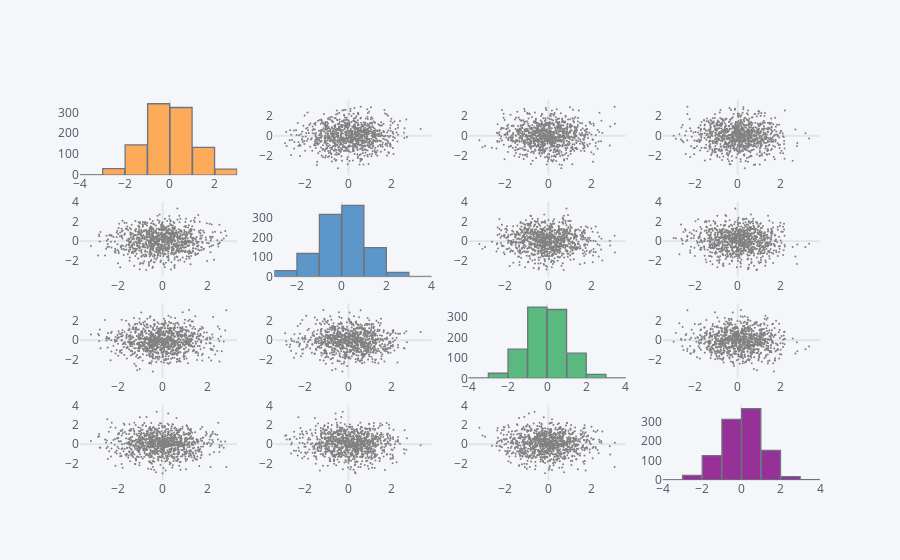

Notebook code cell kept with this figure:
### Markdown cell above
#### Scatter Matrix
- You can create a scatter plot matrix using the function scatter_matrix

### Code cell
df3 = pd.DataFrame(np.random.randn(1000, 4), columns=['a', 'b', 'c', 'd'])

df3.scatter_matrix()

### Figure 1 — Plotly figure (JSON) as saved in the notebook; plotly's stock layout.template omitted (floating-point values rounded to 4 significant figures; data arrays with more than 128 entries replaced by an {"elided": "..."} marker saying what was removed)
{"data": [{"histfunc": "count", "histnorm": "", "marker": {"color": "rgba(255, 153, 51, 1.0)", "line": {"color": "#4D5663", "width": 1.3}}, "name": "a", "nbinsx": 10, "opacity": 0.8, "orientation": "v", "type": "histogram", "x": {"elided": "1000 float values"}, "xaxis": "x", "yaxis": "y"}, {"line": {"color": "rgba(128, 128, 128, 1.0)", "dash": "solid", "shape": "linear", "width": 1.3}, "marker": {"size": 2, "symbol": "circle"}, "mode": "markers", "name": "a", "text": "", "type": "scatter", "x": {"elided": "1000 float values"}, "xaxis": "x2", "y": {"elided": "1000 float values"}, "yaxis": "y2"}, {"line": {"color": "rgba(128, 128, 128, 1.0)", "dash": "solid", "shape": "linear", "width": 1.3}, "marker": {"size": 2, "symbol": "circle"}, "mode": "markers", "name": "a", "text": "", "type": "scatter", "x": {"elided": "1000 float values"}, "xaxis": "x3", "y": {"elided": "1000 float values"}, "yaxis": "y3"}, {"line": {"color": "rgba(128, 128, 128, 1.0)", "dash": "solid", "shape": "linear", "width": 1.3}, "marker": {"size": 2, "symbol": "circle"}, "mode": "markers", "name": "a", "text": "", "type": "scatter", "x": {"elided": "1000 float values"}, "xaxis": "x4", "y": {"elided": "1000 float values"}, "yaxis": "y4"}, {"line": {"color": "rgba(128, 128, 128, 1.0)", "dash": "solid", "shape": "linear", "width": 1.3}, "marker": {"size": 2, "symbol": "circle"}, "mode": "markers", "name": "b", "text": "", "type": "scatter", "x": {"elided": "1000 float values"}, "xaxis": "x5", "y": {"elided": "1000 float values"}, "yaxis": "y5"}, {"histfunc": "count", "histnorm": "", "marker": {"color": "rgba(55, 128, 191, 1.0)", "line": {"color": "#4D5663", "width": 1.3}}, "name": "b", "nbinsx": 10, "opacity": 0.8, "orientation": "v", "type": "histogram", "x": {"elided": "1000 float values"}, "xaxis": "x6", "yaxis": "y6"}, {"line": {"color": "rgba(128, 128, 128, 1.0)", "dash": "solid", "shape": "linear", "width": 1.3}, "marker": {"size": 2, "symbol": "circle"}, "mode": "markers", "name": "b", "text": "", "type": "scatter", "x": {"elided": "1000 float values"}, "xaxis": "x7", "y": {"elided": "1000 float values"}, "yaxis": "y7"}, {"line": {"color": "rgba(128, 128, 128, 1.0)", "dash": "solid", "shape": "linear", "width": 1.3}, "marker": {"size": 2, "symbol": "circle"}, "mode": "markers", "name": "b", "text": "", "type": "scatter", "x": {"elided": "1000 float values"}, "xaxis": "x8", "y": {"elided": "1000 float values"}, "yaxis": "y8"}, {"line": {"color": "rgba(128, 128, 128, 1.0)", "dash": "solid", "shape": "linear", "width": 1.3}, "marker": {"size": 2, "symbol": "circle"}, "mode": "markers", "name": "c", "text": "", "type": "scatter", "x": {"elided": "1000 float values"}, "xaxis": "x9", "y": {"elided": "1000 float values"}, "yaxis": "y9"}, {"line": {"color": "rgba(128, 128, 128, 1.0)", "dash": "solid", "shape": "linear", "width": 1.3}, "marker": {"size": 2, "symbol": "circle"}, "mode": "markers", "name": "c", "text": "", "type": "scatter", "x": {"elided": "1000 float values"}, "xaxis": "x10", "y": {"elided": "1000 float values"}, "yaxis": "y10"}, {"histfunc": "count", "histnorm": "", "marker": {"color": "rgba(50, 171, 96, 1.0)", "line": {"color": "#4D5663", "width": 1.3}}, "name": "c", "nbinsx": 10, "opacity": 0.8, "orientation": "v", "type": "histogram", "x": {"elided": "1000 float values"}, "xaxis": "x11", "yaxis": "y11"}, {"line": {"color": "rgba(128, 128, 128, 1.0)", "dash": "solid", "shape": "linear", "width": 1.3}, "marker": {"size": 2, "symbol": "circle"}, "mode": "markers", "name": "c", "text": "", "type": "scatter", "x": {"elided": "1000 float values"}, "xaxis": "x12", "y": {"elided": "1000 float values"}, "yaxis": "y12"}, {"line": {"color": "rgba(128, 128, 128, 1.0)", "dash": "solid", "shape": "linear", "width": 1.3}, "marker": {"size": 2, "symbol": "circle"}, "mode": "markers", "name": "d", "text": "", "type": "scatter", "x": {"elided": "1000 float values"}, "xaxis": "x13", "y": {"elided": "1000 float values"}, "yaxis": "y13"}, {"line": {"color": "rgba(128, 128, 128, 1.0)", "dash": "solid", "shape": "linear", "width": 1.3}, "marker": {"size": 2, "symbol": "circle"}, "mode": "markers", "name": "d", "text": "", "type": "scatter", "x": {"elided": "1000 float values"}, "xaxis": "x14", "y": {"elided": "1000 float values"}, "yaxis": "y14"}, {"line": {"color": "rgba(128, 128, 128, 1.0)", "dash": "solid", "shape": "linear", "width": 1.3}, "marker": {"size": 2, "symbol": "circle"}, "mode": "markers", "name": "d", "text": "", "type": "scatter", "x": {"elided": "1000 float values"}, "xaxis": "x15", "y": {"elided": "1000 float values"}, "yaxis": "y15"}, {"histfunc": "count", "histnorm": "", "marker": {"color": "rgba(128, 0, 128, 1.0)", "line": {"color": "#4D5663", "width": 1.3}}, "name": "d", "nbinsx": 10, "opacity": 0.8, "orientation": "v", "type": "histogram", "x": {"elided": "1000 float values"}, "xaxis": "x16", "yaxis": "y16"}], "layout": {"bargap": 0.02, "legend": {"bgcolor": "#F5F6F9", "font": {"color": "#4D5663"}}, "paper_bgcolor": "#F5F6F9", "plot_bgcolor": "#F5F6F9", "showlegend": false, "title": {"font": {"color": "#4D5663"}}, "xaxis": {"anchor": "y", "domain": [0, 0.2125], "gridcolor": "#E1E5ED", "showgrid": false, "tickfont": {"color": "#4D5663"}, "title": {"font": {"color": "#4D5663"}, "text": ""}, "zerolinecolor": "#E1E5ED"}, "xaxis10": {"anchor": "y10", "domain": [0.2625, 0.475], "gridcolor": "#E1E5ED", "showgrid": false, "tickfont": {"color": "#4D5663"}, "title": {"font": {"color": "#4D5663"}, "text": ""}, "zerolinecolor": "#E1E5ED"}, "xaxis11": {"anchor": "y11", "domain": [0.525, 0.7375], "gridcolor": "#E1E5ED", "showgrid": false, "tickfont": {"color": "#4D5663"}, "title": {"font": {"color": "#4D5663"}, "text": ""}, "zerolinecolor": "#E1E5ED"}, "xaxis12": {"anchor": "y12", "domain": [0.7875, 1], "gridcolor": "#E1E5ED", "showgrid": false, "tickfont": {"color": "#4D5663"}, "title": {"font": {"color": "#4D5663"}, "text": ""}, "zerolinecolor": "#E1E5ED"}, "xaxis13": {"anchor": "y13", "domain": [0, 0.2125], "gridcolor": "#E1E5ED", "showgrid": false, "tickfont": {"color": "#4D5663"}, "title": {"font": {"color": "#4D5663"}, "text": ""}, "zerolinecolor": "#E1E5ED"}, "xaxis14": {"anchor": "y14", "domain": [0.2625, 0.475], "gridcolor": "#E1E5ED", "showgrid": false, "tickfont": {"color": "#4D5663"}, "title": {"font": {"color": "#4D5663"}, "text": ""}, "zerolinecolor": "#E1E5ED"}, "xaxis15": {"anchor": "y15", "domain": [0.525, 0.7375], "gridcolor": "#E1E5ED", "showgrid": false, "tickfont": {"color": "#4D5663"}, "title": {"font": {"color": "#4D5663"}, "text": ""}, "zerolinecolor": "#E1E5ED"}, "xaxis16": {"anchor": "y16", "domain": [0.7875, 1], "gridcolor": "#E1E5ED", "showgrid": false, "tickfont": {"color": "#4D5663"}, "title": {"font": {"color": "#4D5663"}, "text": ""}, "zerolinecolor": "#E1E5ED"}, "xaxis2": {"anchor": "y2", "domain": [0.2625, 0.475], "gridcolor": "#E1E5ED", "showgrid": false, "tickfont": {"color": "#4D5663"}, "title": {"font": {"color": "#4D5663"}, "text": ""}, "zerolinecolor": "#E1E5ED"}, "xaxis3": {"anchor": "y3", "domain": [0.525, 0.7375], "gridcolor": "#E1E5ED", "showgrid": false, "tickfont": {"color": "#4D5663"}, "title": {"font": {"color": "#4D5663"}, "text": ""}, "zerolinecolor": "#E1E5ED"}, "xaxis4": {"anchor": "y4", "domain": [0.7875, 1], "gridcolor": "#E1E5ED", "showgrid": false, "tickfont": {"color": "#4D5663"}, "title": {"font": {"color": "#4D5663"}, "text": ""}, "zerolinecolor": "#E1E5ED"}, "xaxis5": {"anchor": "y5", "domain": [0, 0.2125], "gridcolor": "#E1E5ED", "showgrid": false, "tickfont": {"color": "#4D5663"}, "title": {"font": {"color": "#4D5663"}, "text": ""}, "zerolinecolor": "#E1E5ED"}, "xaxis6": {"anchor": "y6", "domain": [0.2625, 0.475], "gridcolor": "#E1E5ED", "showgrid": false, "tickfont": {"color": "#4D5663"}, "title": {"font": {"color": "#4D5663"}, "text": ""}, "zerolinecolor": "#E1E5ED"}, "xaxis7": {"anchor": "y7", "domain": [0.525, 0.7375], "gridcolor": "#E1E5ED", "showgrid": false, "tickfont": {"color": "#4D5663"}, "title": {"font": {"color": "#4D5663"}, "text": ""}, "zerolinecolor": "#E1E5ED"}, "xaxis8": {"anchor": "y8", "domain": [0.7875, 1], "gridcolor": "#E1E5ED", "showgrid": false, "tickfont": {"color": "#4D5663"}, "title": {"font": {"color": "#4D5663"}, "text": ""}, "zerolinecolor": "#E1E5ED"}, "xaxis9": {"anchor": "y9", "domain": [0, 0.2125], "gridcolor": "#E1E5ED", "showgrid": false, "tickfont": {"color": "#4D5663"}, "title": {"font": {"color": "#4D5663"}, "text": ""}, "zerolinecolor": "#E1E5ED"}, "yaxis": {"anchor": "x", "domain": [0.8025, 1], "gridcolor": "#E1E5ED", "showgrid": false, "tickfont": {"color": "#4D5663"}, "title": {"font": {"color": "#4D5663"}, "text": ""}, "zerolinecolor": "#E1E5ED"}, "yaxis10": {"anchor": "x10", "domain": [0.2675, 0.465], "gridcolor": "#E1E5ED", "showgrid": false, "tickfont": {"color": "#4D5663"}, "title": {"font": {"color": "#4D5663"}, "text": ""}, "zerolinecolor": "#E1E5ED"}, "yaxis11": {"anchor": "x11", "domain": [0.2675, 0.465], "gridcolor": "#E1E5ED", "showgrid": false, "tickfont": {"color": "#4D5663"}, "title": {"font": {"color": "#4D5663"}, "text": ""}, "zerolinecolor": "#E1E5ED"}, "yaxis12": {"anchor": "x12", "domain": [0.2675, 0.465], "gridcolor": "#E1E5ED", "showgrid": false, "tickfont": {"color": "#4D5663"}, "title": {"font": {"color": "#4D5663"}, "text": ""}, "zerolinecolor": "#E1E5ED"}, "yaxis13": {"anchor": "x13", "domain": [0, 0.1975], "gridcolor": "#E1E5ED", "showgrid": false, "tickfont": {"color": "#4D5663"}, "title": {"font": {"color": "#4D5663"}, "text": ""}, "zerolinecolor": "#E1E5ED"}, "yaxis14": {"anchor": "x14", "domain": [0, 0.1975], "gridcolor": "#E1E5ED", "showgrid": false, "tickfont": {"color": "#4D5663"}, "title": {"font": {"color": "#4D5663"}, "text": ""}, "zerolinecolor": "#E1E5ED"}, "yaxis15": {"anchor": "x15", "domain": [0, 0.1975], "gridcolor": "#E1E5ED", "showgrid": false, "tickfont": {"color": "#4D5663"}, "title": {"font": {"color": "#4D5663"}, "text": ""}, "zerolinecolor": "#E1E5ED"}, "yaxis16": {"anchor": "x16", "domain": [0, 0.1975], "gridcolor": "#E1E5ED", "showgrid": false, "tickfont": {"color": "#4D5663"}, "title": {"font": {"color": "#4D5663"}, "text": ""}, "zerolinecolor": "#E1E5ED"}, "yaxis2": {"anchor": "x2", "domain": [0.8025, 1], "gridcolor": "#E1E5ED", "showgrid": false, "tickfont": {"color": "#4D5663"}, "title": {"font": {"color": "#4D5663"}, "text": ""}, "zerolinecolor": "#E1E5ED"}, "yaxis3": {"anchor": "x3", "domain": [0.8025, 1], "gridcolor": "#E1E5ED", "showgrid": false, "tickfont": {"color": "#4D5663"}, "title": {"font": {"color": "#4D5663"}, "text": ""}, "zerolinecolor": "#E1E5ED"}, "yaxis4": {"anchor": "x4", "domain": [0.8025, 1], "gridcolor": "#E1E5ED", "showgrid": false, "tickfont": {"color": "#4D5663"}, "title": {"font": {"color": "#4D5663"}, "text": ""}, "zerolinecolor": "#E1E5ED"}, "yaxis5": {"anchor": "x5", "domain": [0.535, 0.7325], "gridcolor": "#E1E5ED", "showgrid": false, "tickfont": {"color": "#4D5663"}, "title": {"font": {"color": "#4D5663"}, "text": ""}, "zerolinecolor": "#E1E5ED"}, "yaxis6": {"anchor": "x6", "domain": [0.535, 0.7325], "gridcolor": "#E1E5ED", "showgrid": false, "tickfont": {"color": "#4D5663"}, "title": {"font": {"color": "#4D5663"}, "text": ""}, "zerolinecolor": "#E1E5ED"}, "yaxis7": {"anchor": "x7", "domain": [0.535, 0.7325], "gridcolor": "#E1E5ED", "showgrid": false, "tickfont": {"color": "#4D5663"}, "title": {"font": {"color": "#4D5663"}, "text": ""}, "zerolinecolor": "#E1E5ED"}, "yaxis8": {"anchor": "x8", "domain": [0.535, 0.7325], "gridcolor": "#E1E5ED", "showgrid": false, "tickfont": {"color": "#4D5663"}, "title": {"font": {"color": "#4D5663"}, "text": ""}, "zerolinecolor": "#E1E5ED"}, "yaxis9": {"anchor": "x9", "domain": [0.2675, 0.465], "gridcolor": "#E1E5ED", "showgrid": false, "tickfont": {"color": "#4D5663"}, "title": {"font": {"color": "#4D5663"}, "text": ""}, "zerolinecolor": "#E1E5ED"}}}
